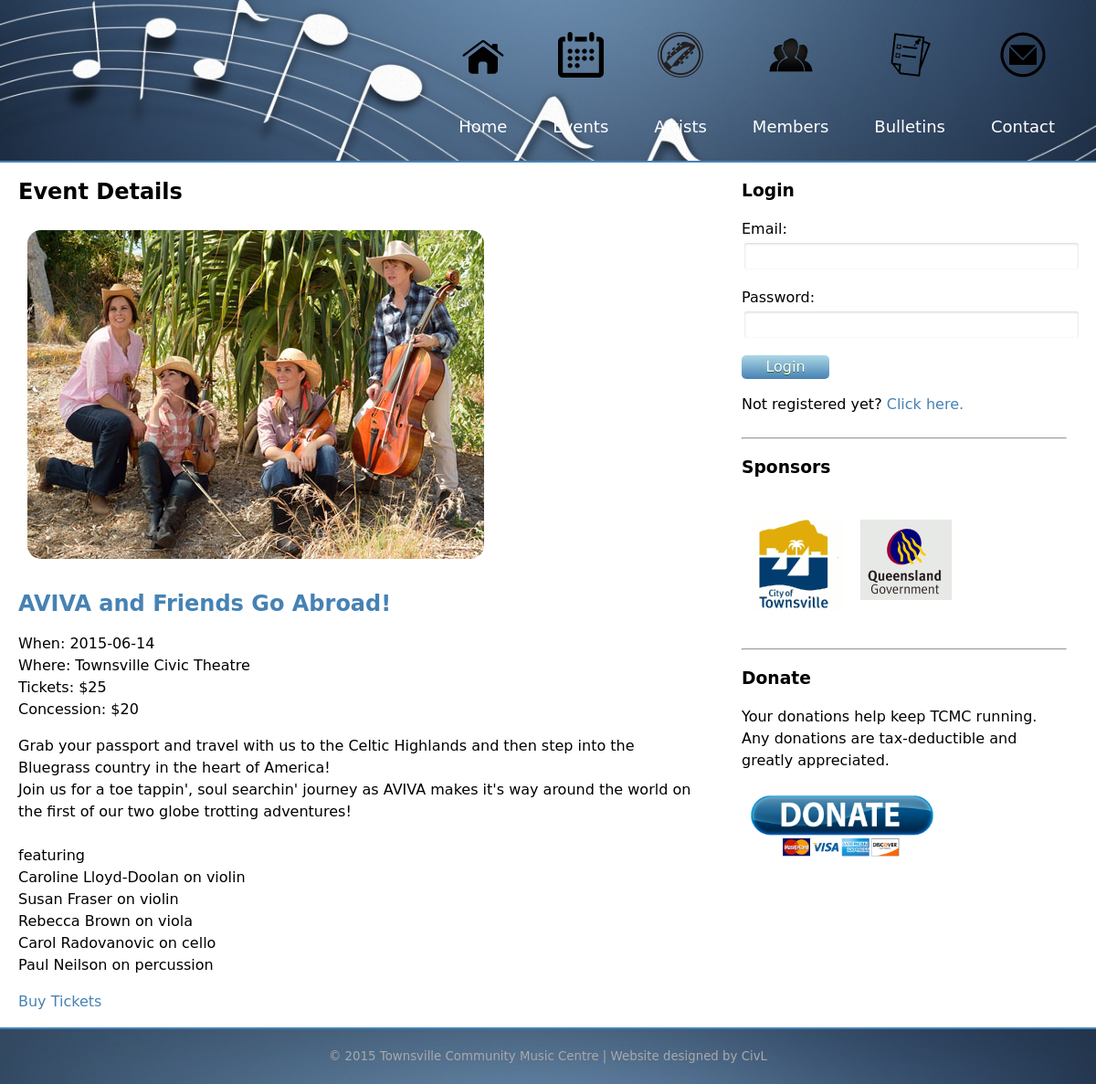
Screenshot of /eventDetail.php?event_id=21 with the database file from the repository.
### tables this page shows
CREATE TABLE "event" (
  "event_id" integer NOT NULL PRIMARY KEY AUTOINCREMENT,
  "event_name" text NOT NULL,
  "event_date" text NOT NULL,
  "event_location" text NOT NULL,
  "event_tagline" text NOT NULL,
  "artist_id" text NOT NULL,
  "event_tickets" text NOT NULL,
  "event_concession" text NOT NULL,
  "event_link" text NOT NULL,
  "event_info" text NOT NULL,
  "event_photo" text NOT NULL,
  FOREIGN KEY ("artist_id") REFERENCES "artist" ("artist_id") ON DELETE NO ACTION ON UPDATE NO ACTION
);

### eventDetail.php (the view, shortened to what this page needs)
<?php include("header.php"); ?>
    <div class="container">
        <div class="row">
            <div id="main" class="col wide artistFull">
                <h2>Event Details</h2>
                <?php
                include("connectdb.php");
                $select = $dat->query("select * from event left join artist on artist.artist_id = event.artist_id where event_id = ".  $_GET['event_id']);
                $result = $select->fetch(PDO::FETCH_ASSOC);
                echo '<img src="' . $result['event_photo'] .'">';
                echo '<a href="eventDetail.php?event_id='. $result['event_id'] .'"><h2>'. $result['event_name'] .'</h2></a>';
                echo '<p>When: '. $result['event_date'] .'<br/>';
                echo 'Where: '. $result['event_location'] .'<br/>';
                echo 'Tickets: '. $result['event_tickets'] .'<br/>';
                echo 'Concession: '. $result['event_concession'] .'<br/>';
                echo '<p>'. nl2br($result['event_info']) .'</p>';
                echo '<p><a href="'. $result['event_link'] .'" target="_blank">Buy Tickets</a></p>';
                ?>
            </div>
            <div id="sidebar" class="col narrow">
                <?php include("sidebar.php");?>
            </div>
        </div>
    </div>
<?php include("footer.php"); ?>

### css/style.css (style rules this page uses)
body { line-height:150%; font-family:"Lucida Grande", "Lucida Sans Unicode", "Lucida Sans", "DejaVu Sans", Verdana, sans-serif; }
a:link { color:steelblue; text-decoration:none; }
img { margin: 10px; }
.artistFull img { max-width: 100%; border-radius: 15px; }
.container { width: 1200px; margin: 0 auto; }
.col { padding: 0 20px; }
.row:before, .row:after { content: ""; display: table; }
.row:after { clear: both; }
@media only screen { .col { float: left; width: 100%; -webkit-box-sizing: border-box; -moz-box-sizing: border-box; box-sizing: border-box; } }
@media only screen { .wide { width: 66%; } }
@media only screen { .narrow { width: 33%; } }

### rows the page displays
event: event_photo (picture), event_name "AVIVA and Friends Go Abroad!", event_date "2015-06-14", event_location "Townsville Civic Theatre", event_tickets "$25", event_concession "$20", event_info "Grab your passport and travel with us to the Celtic Highlands and then step into the Bluegrass country in the heart of America! Join us for a toe tappin', soul searchin' journey as AVIVA makes it's way around the world on the first of our two globe trotting adventures! featuring Caroline Lloyd-Doolan on violin Susan Fraser on violin Rebecca Brown on viola Carol Radovanovic on cello Paul Neilson on percussion"
